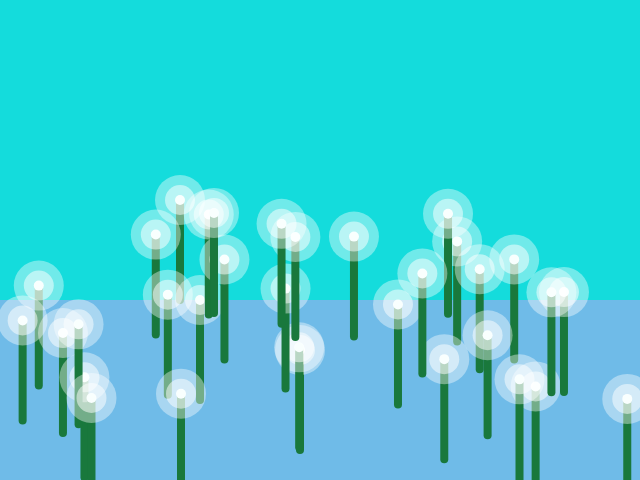
Frame 1 (no input)
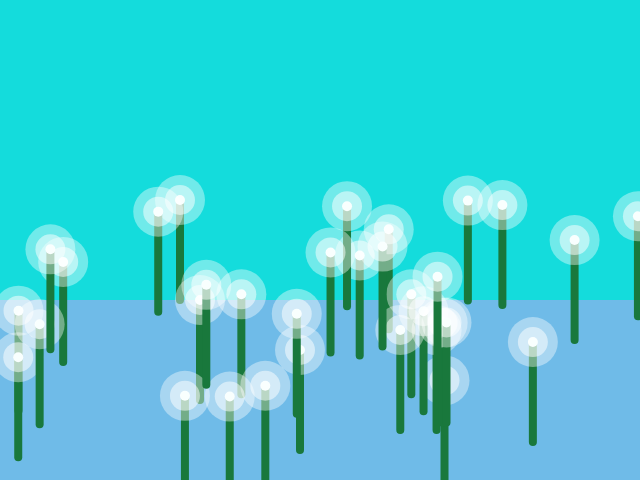
Frame 2 (the mouse pressed at the canvas centre, redrawn once)

The p5.js sketch that drew these frames (run headless with seeded random() and noise() and a simulated clock; the mouse was pressed at the canvas centre and the sketch redrawn once):

// p5.js sketch
// ── sketch.js


var flowerSize = 50;

function setup() {
	createCanvas(640, 480);
	noStroke();
}

function draw() {
	background(20, 220, 220);
	fill(111, 187, 232);
	rect(0, 300, 640, 300);
	drawFlower(180, 200);
	drawFlower(200, 300);
	drawFlower(300, 350);
	for (var i = 0; i < 30; i++) {
		drawFlower(random(0, 640), random(200, 400));

	}
	noLoop();
}


function drawFlower(x,y) {
	// stem
	strokeWeight(8);
	stroke(25,120, 60);
	line(x, y, x, y + 100);

	// outside ring
	noStroke();
	fill(255, 255, 255, 100);
	ellipse(x, y, flowerSize, flowerSize);


	// middle ring
	fill(255, 255, 255, 130);
	ellipse(x, y, flowerSize - 20, flowerSize - 20);

    // inside ring
	fill(250, 255, 255, 250);
	ellipse(x, y, flowerSize - 40, flowerSize - 40);



}
